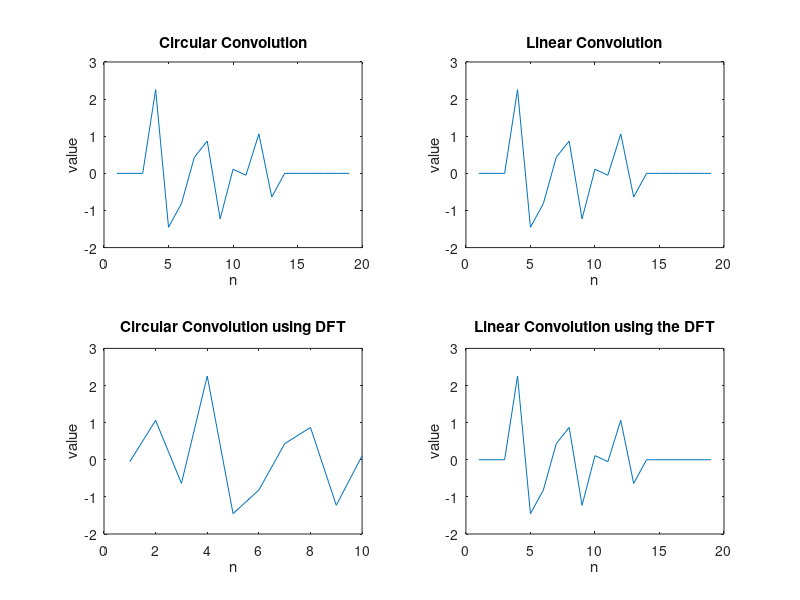

Reproduce this figure in MATLAB.
clearvars

x1 = randn(1, 10);
x2 = zeros(1, 10);
x2(4) = 1;

y_lin = conv(x1, x2);
y_cir = cconv(x1, x2, 19);

X1_lin = fft(x1, 19);
X2_lin = fft(x2, 19);

Y_lin = X1_lin.*X2_lin;

X1_cir = fft(x1, 10);
X2_cir = fft(x2, 10);

Y_cir = X1_cir.*X2_cir;

figure;
subplot(2, 2, 1);
plot(y_cir);
title("Circular Convolution");
xlabel("n");
ylabel("value");
subplot(2, 2, 2);
plot(y_lin);
title("Linear Convolution");
xlabel("n");
ylabel("value");
subplot(2, 2, 3);
plot(ifft(Y_cir));
title("Circular Convolution using DFT");
xlabel("n");
ylabel("value");
subplot(2, 2, 4);
plot(ifft(Y_lin));
title("Linear Convolution using the DFT");
xlabel("n");
ylabel("value");